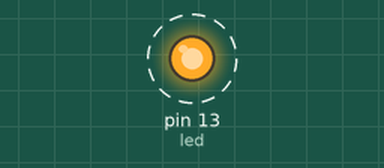
Recording of a sketch running on a simulated Arduino Uno, built with avr-gcc and run on an emulated ATmega328P. Parts: output pins drawn as LEDs (lit = HIGH). Dashed ring = blinking. What the sketch prints to the serial monitor is not drawn.

Above: at 0.5 s.
Timing chart, 0 to 4.6 s (numbered marks = the images above):
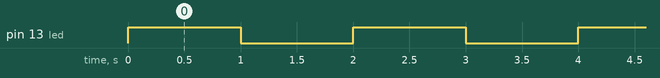

Measured:
- by itself, pin 13 (led): alternates HIGH for 1.0 s and LOW for 1.0 s

The sketch:

Led_blinking.ino
```cpp
int led=LED_BUILTIN;
void setup() {
  // put your setup code here, to run once:
Serial.begin(9600);
pinMode(led, OUTPUT);
}

void loop() {
  // put your main code here, to run repeatedly:
digitalWrite(led, HIGH);
Serial.println("LED is ON");
delay(1000);
digitalWrite(led, LOW);
Serial.println("LED is OFF");
delay(1000);
}
```
